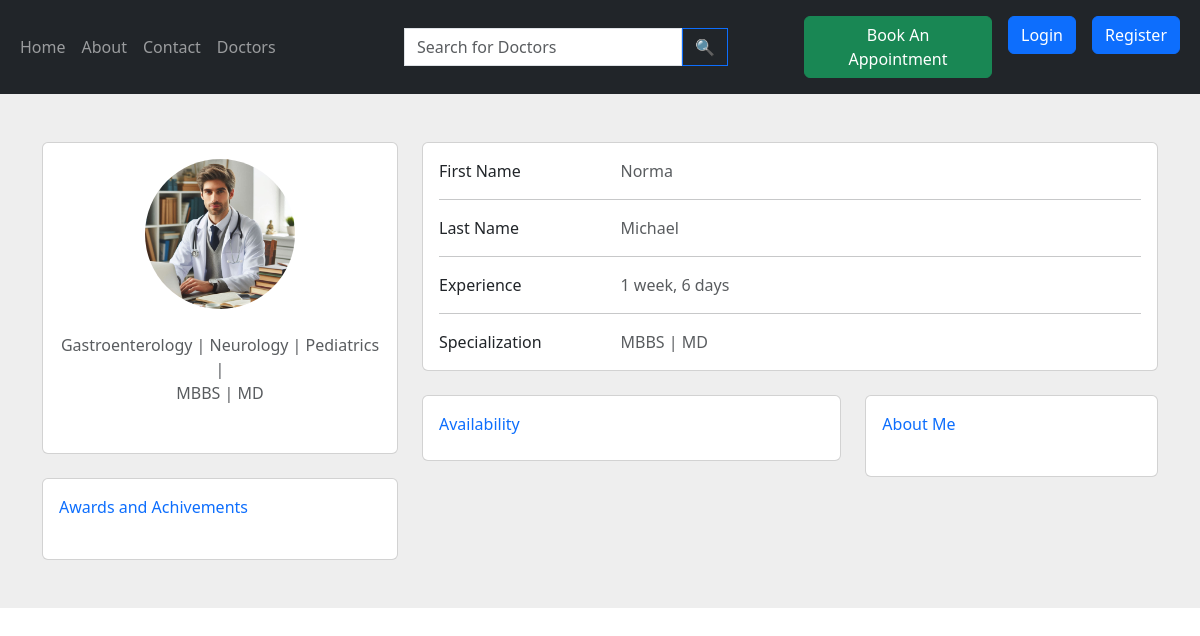
The app's page /doctor-profile/13/ with its own data.
### doctor/models.py (models this page shows, shortened)
class Doctor(models.Model):
  user= models.OneToOneField(User, on_delete= models.CASCADE,default=1)
  dob= models.DateField(default= None)
  sex= models.CharField(max_length= 10, choices= [('MALE', 'Male'), ('FEMALE', 'Female'), ('OTHER', 'Other')], default= 'FEMALE')
  department = models.ManyToManyField(Department)
  specialization = models.TextField(blank= True, null= True)
  dayofstarting= models.DateField(auto_now= True)
  avatar=models.ImageField(default="default_doctor_image.jpeg")
  Bio=models.TextField(default="",blank= True, null= True)
  Awards=models.TextField(default="",blank= True, null= True)

class Department(models.Model):
    dept_name=models.CharField(max_length=200)
    def __str__(self):
        return self.dept_name
    class Meta:
       ordering = ['dept_name']  # Ascending order by hire_date

### doctor/views.py (the view)
# urls.py: path('doctor-profile/<str:pk>/',views.doctor_profile,name="doctor-profile"),
def doctor_profile(request,pk):
    doctor=Doctor.objects.get(id=int(pk))
    availability = AppointmentSlot.objects.filter(doctor=doctor).values_list('day_of_week', 'session')
    availability = tuple_formatting(availability)
    context={'doctor':doctor, 'availability':availability}
    return render(request,'doctor_profile.html',context)

### doctor/views.py (called while the page is built)
def tuple_formatting(tuple_list):
    result={}
    for key,value in tuple_list:
        if key not in result:
            result[key]=[]
        result[key].append(value)
    day_order = ['MONDAY', 'TUESDAY', 'WEDNESDAY', 'THURSDAY', 'FRIDAY', 'SATURDAY', 'SUNDAY']
    time_order = {'MORNING': 1, 'AFTERNOON': 2, 'EVENING': 3}
    sorted_availability = OrderedDict(
        (day, sorted(result[day], key=lambda time: time_order[time]))
        for day in day_order if day in result
    )
    return sorted_availability

### doctor/templates/doctor_profile.html (shortened to what this page needs)
{% extends 'base.html' %}
{% load static %}
{% block start %}
<section style="background-color: #eee;">
    <div class="container py-5">
      <div class="row">
        <div class="col-lg-4">
          <div class="card mb-4">
            <div class="card-body text-center">
                <div class="text-center mb-4">
                    <img src="{{ doctor.avatar.url }}" alt="avatar" class="rounded-circle img-fluid" style="width: 150px; height: 150px; object-fit: cover;">
                </div>
              {% for department in doctor.department.all %}
              <span class="text-muted mb-1"> {{department}} | </span>
              {% endfor %}
              <p class="text-muted mb-4">{{doctor.specialization}}</p>
            </div>
          </div>
          <div class="card mb-4 mb-lg-0">
            <div class="card-body">
                <p class="mb-4"><span class="text-primary font-italic me-1">Awards and Achivements</span>
                </p>
              </div>
          </div>
        </div>
        <div class="col-lg-8">
          <div class="card mb-4">
            <div class="card-body">
              <div class="row">
                <div class="col-sm-3">
                  <p class="mb-0">First Name</p>
                </div>
                <div class="col-sm-9">
                  <p class="text-muted mb-0">{{doctor.user.first_name}}</p>
                </div>
              </div>
              <hr>
              <div class="row">
                <div class="col-sm-3">
                  <p class="mb-0">Last Name</p>
                </div>
                <div class="col-sm-9">
                  <p class="text-muted mb-0">{{doctor.user.last_name}}</p>
                </div>
              </div>
              <hr>
              <div class="row">
                <div class="col-sm-3">
                    <p class="mb-0">Experience</p>
                </div>
                <div class="col-sm-9">
                    <p class="text-muted mb-0">{{doctor.dayofstarting|timesince}}</p>
                </div>
                </div>
              <hr>
              <div class="row">
                <div class="col-sm-3">
                  <p class="mb-0">Specialization</p>
                </div>
                <div class="col-sm-9">
                  <p class="text-muted mb-0">{{doctor.specialization}}</p>
                </div>
              </div>
            </div>
          </div>
          <div class="row">
            <div class="col-md-7">
              <div class="card mb-4 mb-md-0">
                <div class="card-body">
                  <p class="mb-2"><span class="text-primary font-italic me-1">Availability</span>
                  </p>
                </div>
              </div>
            </div>
            <div class="col-md-5">
              <div class="card mb-4 mb-md-0">
                <div class="card-body">
                  <p class="mb-4"><span class="text-primary font-italic me-1">About Me</span>
                  </p>
                </div>
              </div>
            </div>
          </div>
        </div>
      </div>
    </div>
  </section>
{% endblock %}

### records on screen
Doctor: avatar (placeholder picture), specialization "MBBS | MD", user.first_name "Norma", user.last_name "Michael", dayofstarting "1 week, 6 days"
Department: dept_name "Gastroenterology"
Department: dept_name "Neurology"
Department: dept_name "Pediatrics"
